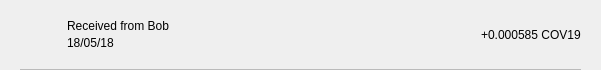
<?xml version="1.0" encoding="UTF-8"?>
<ui version="4.0">
 <class>TxRow</class>
 <widget class="QWidget" name="TxRow">
  <property name="geometry">
   <rect>
    <x>0</x>
    <y>0</y>
    <width>601</width>
    <height>70</height>
   </rect>
  </property>
  <property name="minimumSize">
   <size>
    <width>0</width>
    <height>40</height>
   </size>
  </property>
  <property name="windowTitle">
   <string>Form</string>
  </property>
  <layout class="QVBoxLayout" name="verticalLayout_3">
   <property name="spacing">
    <number>0</number>
   </property>
   <property name="leftMargin">
    <number>0</number>
   </property>
   <property name="topMargin">
    <number>0</number>
   </property>
   <property name="rightMargin">
    <number>0</number>
   </property>
   <property name="bottomMargin">
    <number>0</number>
   </property>
   <item>
    <widget class="QWidget" name="rowContainer" native="true">
     <layout class="QVBoxLayout" name="verticalLayout_2">
      <property name="spacing">
       <number>9</number>
      </property>
      <property name="leftMargin">
       <number>20</number>
      </property>
      <property name="topMargin">
       <number>9</number>
      </property>
      <property name="rightMargin">
       <number>20</number>
      </property>
      <property name="bottomMargin">
       <number>0</number>
      </property>
      <item>
       <widget class="QFrame" name="frame">
        <property name="styleSheet">
         <string notr="true">border:none;</string>
        </property>
        <property name="frameShape">
         <enum>QFrame::StyledPanel</enum>
        </property>
        <property name="frameShadow">
         <enum>QFrame::Raised</enum>
        </property>
        <layout class="QHBoxLayout" name="horizontalLayout" stretch="0,2,0">
         <property name="leftMargin">
          <number>0</number>
         </property>
         <property name="topMargin">
          <number>0</number>
         </property>
         <property name="rightMargin">
          <number>0</number>
         </property>
         <property name="bottomMargin">
          <number>0</number>
         </property>
         <item>
          <widget class="QPushButton" name="icon">
           <property name="focusPolicy">
            <enum>Qt::NoFocus</enum>
           </property>
           <property name="styleSheet">
            <string notr="true">border:none;</string>
           </property>
           <property name="text">
            <string/>
           </property>
           <property name="iconSize">
            <size>
             <width>28</width>
             <height>28</height>
            </size>
           </property>
          </widget>
         </item>
         <item>
          <layout class="QVBoxLayout" name="verticalLayout">
           <property name="spacing">
            <number>3</number>
           </property>
           <property name="leftMargin">
            <number>9</number>
           </property>
           <item>
            <widget class="QLabel" name="lblAddress">
             <property name="styleSheet">
              <string notr="true"/>
             </property>
             <property name="text">
              <string>Received from Bob</string>
             </property>
             <property name="alignment">
              <set>Qt::AlignBottom|Qt::AlignLeading|Qt::AlignLeft</set>
             </property>
            </widget>
           </item>
           <item>
            <widget class="QLabel" name="lblDate">
             <property name="styleSheet">
              <string notr="true"/>
             </property>
             <property name="text">
              <string>18/05/18</string>
             </property>
             <property name="alignment">
              <set>Qt::AlignLeading|Qt::AlignLeft|Qt::AlignTop</set>
             </property>
            </widget>
           </item>
          </layout>
         </item>
         <item>
          <widget class="QLabel" name="lblAmount">
           <property name="styleSheet">
            <string notr="true"/>
           </property>
           <property name="text">
            <string>+0.000585 COV19</string>
           </property>
          </widget>
         </item>
        </layout>
       </widget>
      </item>
      <item>
       <widget class="QLabel" name="lblDivisory">
        <property name="minimumSize">
         <size>
          <width>0</width>
          <height>1</height>
         </size>
        </property>
        <property name="maximumSize">
         <size>
          <width>16777215</width>
          <height>1</height>
         </size>
        </property>
        <property name="styleSheet">
         <string notr="true">background-color:#bababa;</string>
        </property>
        <property name="text">
         <string/>
        </property>
        <property name="alignment">
         <set>Qt::AlignBottom|Qt::AlignLeading|Qt::AlignLeft</set>
        </property>
       </widget>
      </item>
     </layout>
    </widget>
   </item>
  </layout>
 </widget>
 <resources/>
 <connections/>
</ui>
